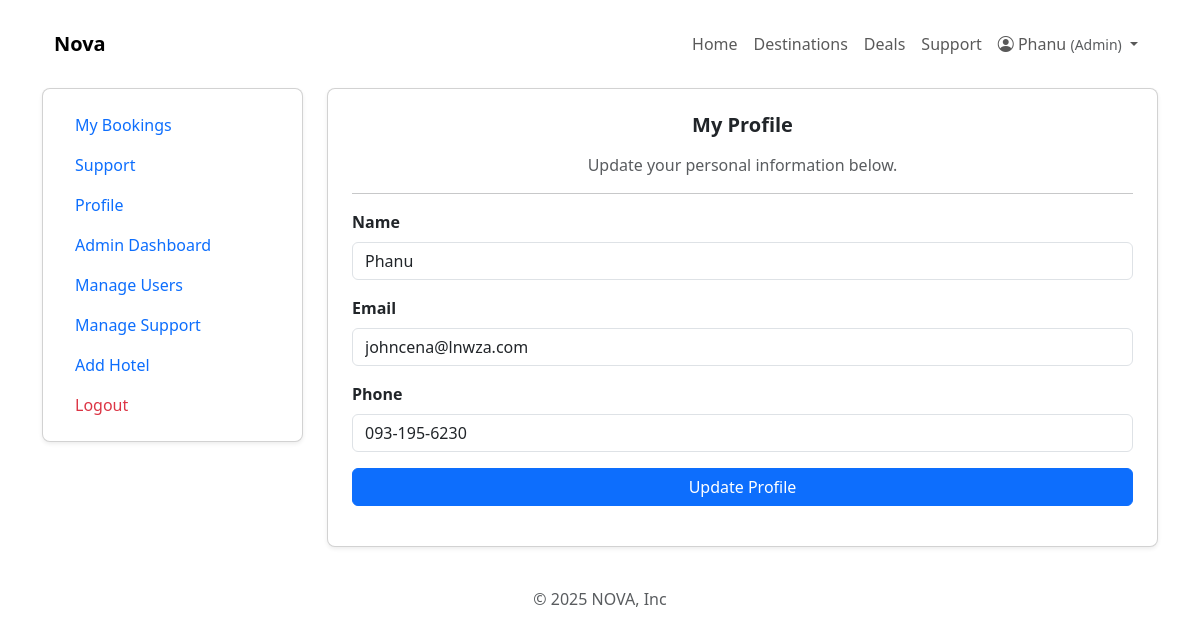
Screenshot of /views/profile.php (signed in) with the database file from the repository.
### tables this page shows
CREATE TABLE `users` (
  `id` int(11) NOT NULL,
  `name` varchar(100) NOT NULL,
  `email` varchar(150) NOT NULL,
  `password` varchar(255) NOT NULL,
  `phone` varchar(20) DEFAULT NULL,
  `created_at` timestamp NOT NULL DEFAULT current_timestamp(),
  `role` enum('admin','hotel_owner','user') NOT NULL DEFAULT 'user'
);

### views/profile.php (the view, shortened to what this page needs)
<?php
require_once("../partials/header.php");
require_once("../partials/nav.php");
$user_id = $_SESSION['user_id'];
$stmt = $pdo->prepare("SELECT name, email, phone FROM users WHERE id = ?");
$stmt->execute([$user_id]);
$user = $stmt->fetch(PDO::FETCH_ASSOC);
?>
<main>
        <div class="row">
            <?php require_once("../partials/sidebar.php"); ?>
            <div class="col-md-8 col-lg-9">
                <div class="card shadow-sm rounded-3">
                    <div class="card-body p-4">
                        <h5 class="fw-bold text-center mb-3">My Profile</h5>
                        <p class="text-muted text-center">Update your personal information below.</p>
                        <hr class="my-3">
                        <form method="POST">
                            <div class="mb-3">
                                <label class="form-label fw-bold">Name</label>
                                <input type="text" name="name" class="form-control" value="<?= htmlspecialchars($user['name']); ?>" required>
                            </div>
                            <div class="mb-3">
                                <label class="form-label fw-bold">Email</label>
                                <input type="email" name="email" class="form-control" value="<?= htmlspecialchars($user['email']); ?>" required>
                            </div>
                            <div class="mb-3">
                                <label class="form-label fw-bold">Phone</label>
                                <input type="text" name="phone" class="form-control" value="<?= htmlspecialchars($user['phone']); ?>" required>
                            </div>
                            <button type="submit" class="btn btn-primary w-100">Update Profile</button>
                        </form>
                    </div>
                </div>
            </div>
        </div>
</main>
<?php require_once("../partials/footer.php"); ?>

### rows the page displays
users: name "Phanu", email "johncena@lnwza.com", phone "093-195-6230"

### other values shown
$_SESSION['user_name'] "Phanu"
$_SESSION['user_role'] "Admin"
